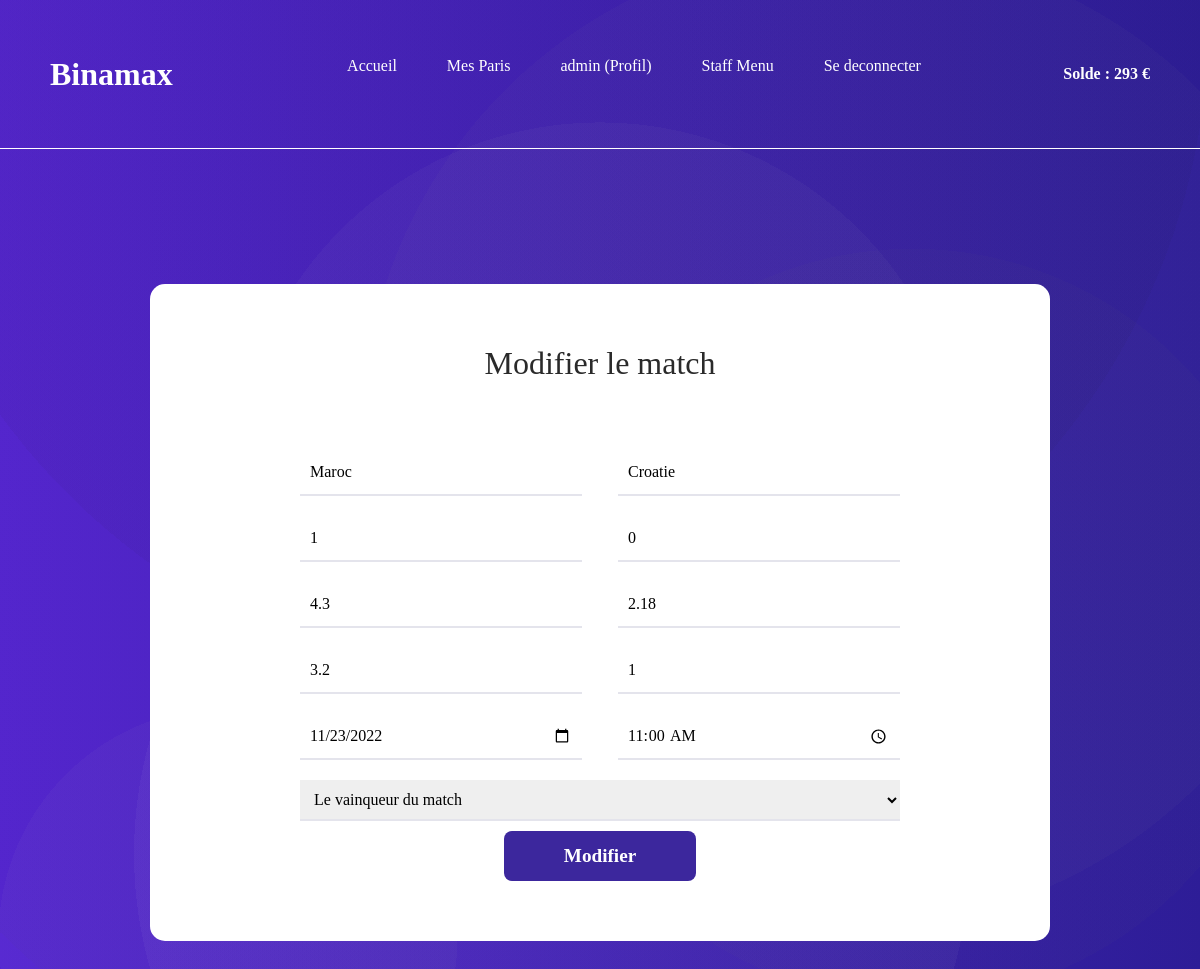
/modifier_match.php?id=1 (signed in), run on an earlier commit of the app's database.
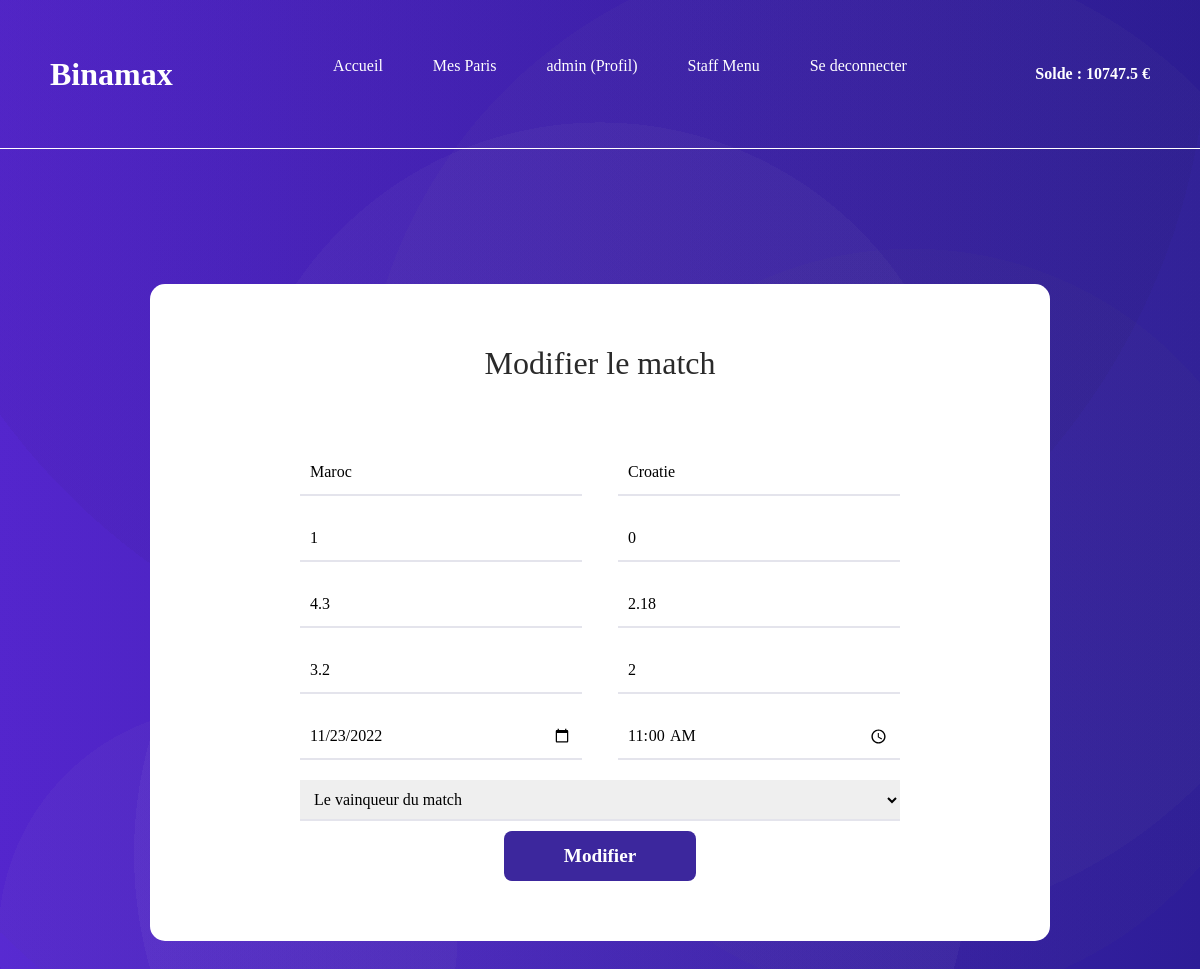
And on a later commit of the database.
### tables this page shows
CREATE TABLE `les_matchs` (
  `ID` int(11) NOT NULL,
  `equipe1` varchar(30) DEFAULT NULL,
  `equipe2` varchar(30) DEFAULT NULL,
  `score1` int(11) DEFAULT '0',
  `score2` int(11) DEFAULT '0',
  `la_date` date DEFAULT NULL,
  `heure` time DEFAULT NULL,
  `cote_equipe1` double DEFAULT NULL,
  `cote_equipe2` double DEFAULT NULL,
  `cote_nul` double DEFAULT NULL,
  `vainqueur` varchar(30) DEFAULT NULL,
  `status_match` int(11) DEFAULT '0'
);

### modifier_match.php (the view, shortened to what this page needs)
<?php
require_once("header.php");
require_once("navbar.php");
?>
<link rel="stylesheet" href="Styles/edit.css">
<br>
<section id="edit">
    <div class="container">
        <div class="title">
            <h2>Modifier le match</h2>
        </div>
        <?php
        $req = $bdd->prepare("SELECT * FROM les_matchs where id = ?");
        $req->execute([$_GET['id']]);
        $match = $req->fetch();
        ?>
        <form action="#" method="POST">
            <input value="<?= $match['equipe1'] ?>" type="text" name="equipe1" placeholder="Nom de l'equipe 1" required>
            <input value="<?= $match['equipe2'] ?>" type="text" name="equipe2" placeholder="Nom de l'equipe 2" required>
            <input value="<?= $match['score1'] ?>" type="text" name="score1" placeholder="Score de l'equipe 1" required>
            <input value="<?= $match['score2'] ?>" type="text" name="score2" placeholder="Score de l'equipe 2" required>
            <input value="<?= $match['cote_equipe1'] ?>" type="int" name="cote_equipe1" placeholder="la cote de equipe 1" required>
            <input value="<?= $match['cote_equipe2'] ?>" type="int" name="cote_equipe2" placeholder="la cote de equipe 2" required>
            <input value="<?= $match['cote_nul'] ?>" type="int" name="cote_nul" placeholder="la cote match nul " required>
            <input value="<?= $match['status_match'] ?>" type="int" name="status_match" placeholder="Le status du match">
            <input value="<?= $match['la_date'] ?>" type="date" name="la_date" placeholder="La date du match" required>
            <input value="<?= $match['heure'] ?>" type="time" name="heure" placeholder="L'heure du match" required>
            <select name="vainqueur" id="vainqueur">
                <option value="">Le vainqueur du match</option>
            </select>
            <button type="submit" name="submit">Modifier</button>
        </form>
</section>

### navbar.php
<header>
    <nav class="navbar">
        <a href="" class="logo">Binamax</a>
        <div class="nav-links">
            <ul>
                <li><a href="accueil.php">Accueil</a></li>
                <li><a href="mes_paris.php">Mes Paris</a></li>
                <li><a href="profil.php"> <?= $_SESSION["username"] ?> (Profil) </a></li>
                <?php
                if ($_SESSION["administrateur"] == 1) {
                    echo '<li><a href="staffmenu.php"> Staff Menu </a></li>';
                }
                ?>
                <li><a href="sedeco.php"> Se deconnecter </a></li>
            </ul>
        </div>
        <a href="profil.php" class="solde">Solde : <?= $_SESSION["argent"] ?> €</a>
    </nav>
</header>

What changed in the data, as far as the page shows it:
changed les_matchs "Maroc": status_match "1" → "2"
Also different on the page:
$_SESSION["argent"]: "293" → "10747.5"
